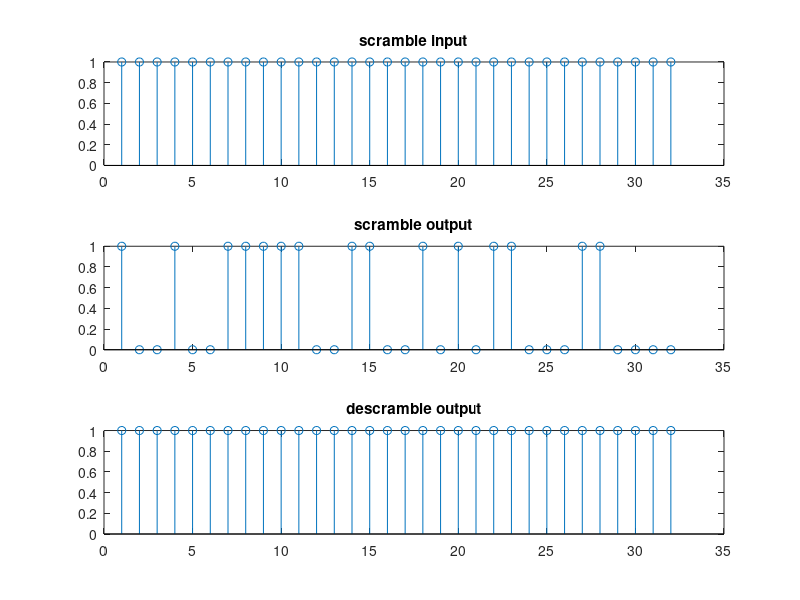

The MATLAB script that drew this image:
scrambler_seed = [1 0 1 1 1 0 1];

% scramble
scrambler = scrambler_seed;
scramble_in = ones(1,32);
scramble_out = scramble_in;
for i = 1:length(scramble_out)
    t = xor(scrambler(1), scrambler(4));
    scramble_out(i) = xor(scramble_out(i), t);
    scrambler = circshift(scrambler, -1);
    scrambler(length(scrambler)) = t;
end

% de-scramble
descrambler = scrambler_seed;
descramble_out = scramble_out;
for i = 1:length(descramble_out)
    t = xor(descrambler(1), descrambler(4));
    descramble_out(i) = xor(descramble_out(i), t);
    descrambler = circshift(descrambler, -1);
    descrambler(length(descrambler)) = t;
end

figure;
subplot(3,1,1);stem(scramble_in);title('scramble input');
subplot(3,1,2);stem(scramble_out);title('scramble output');
subplot(3,1,3);stem(descramble_out);title('descramble output');


